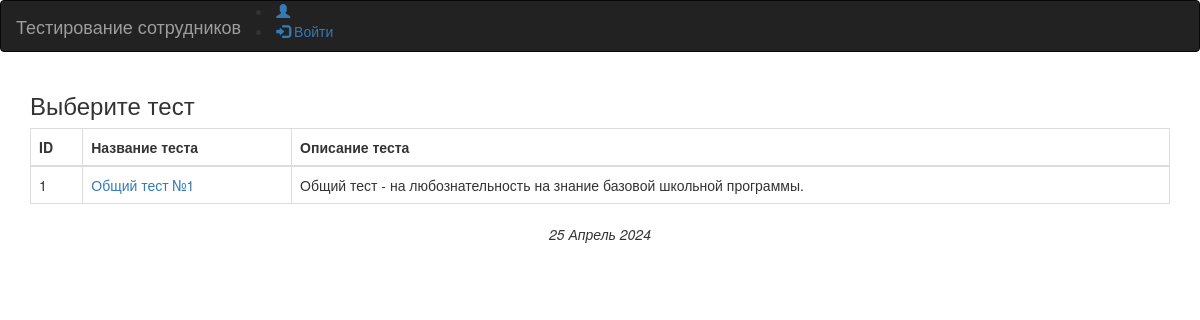
Page /take_test on the committed database.
### tests/models.py (models this page shows)
class EmployeesTest(models.Model):
    NameTest = models.CharField(max_length=50, verbose_name='Название теста')
    DescriptionTest = models.TextField(blank=True, verbose_name='Описание теста')
    class Meta:
        verbose_name = 'тест сотрудников'
        verbose_name_plural = 'Тесты сотрудников'

### tests/views.py (the view)
# urls.py: path('take_test', views.take_test, name='take_test'),
def take_test(request):
    tests_employees = EmployeesTest.objects.all()
    return render(request, 'show_tests.html', {'tests_employees': tests_employees})

### tests/templates/show_tests.html (shortened to what this page needs)
{% extends 'base.html' %}
{% block header %}<h3>Выберите тест</h3>{% endblock header %}
{% block content %}
<table class="table table-bordered">
    <thead><th>ID</th><th>Название теста</th><th>Описание теста</th></thead>
    {% for tests_employees in tests_employees %}
        <tr>
            <td class='al_cnt'>{{ tests_employees.id }}</td>
            <td><a href='test/{{ tests_employees.id }}'>{{ tests_employees.NameTest }}</a></td>
            <td>{{ tests_employees.DescriptionTest }}</td>
        </tr>
    {% endfor %}
</table>
{% endblock content %}

### rows in the picture
EmployeesTest: id "1", NameTest "Общий тест №1", DescriptionTest "Общий тест - на любознательность на знание базовой школьной программы."
